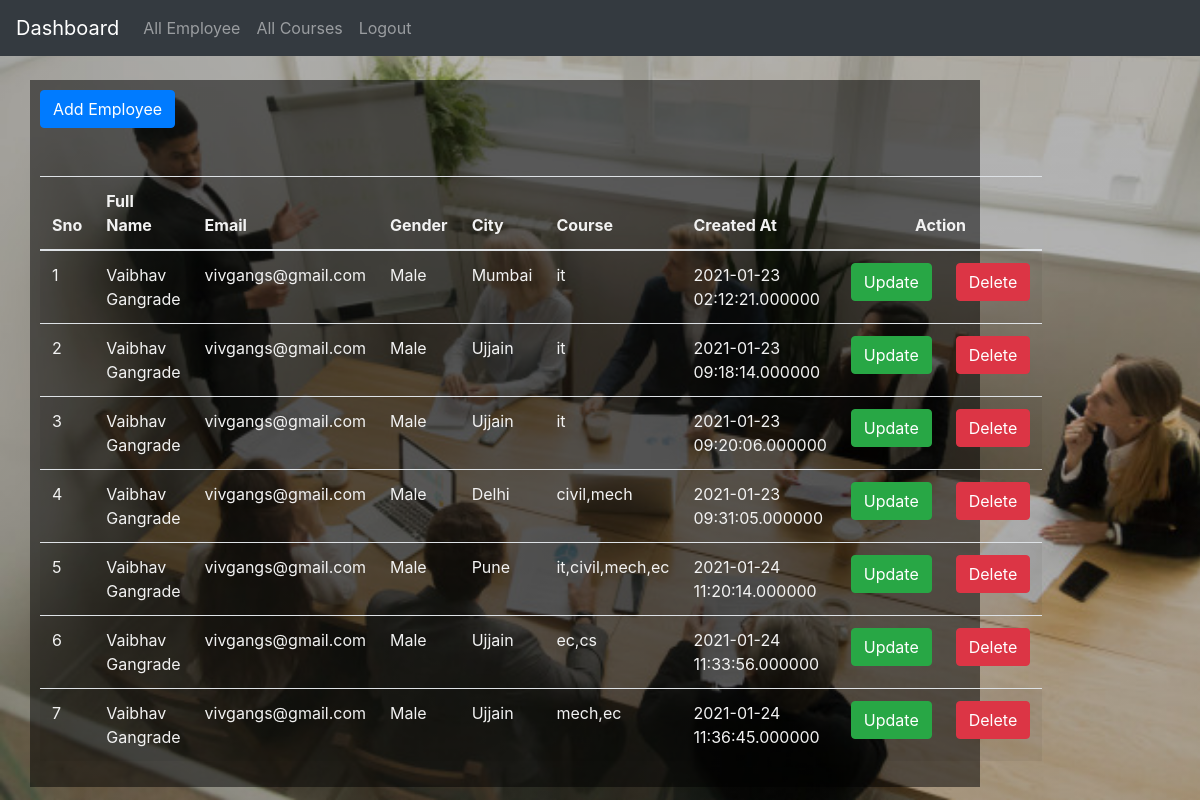
Screenshot of /all_employee.php with the database file from the repository.
### tables this page shows
CREATE TABLE `registration` (
  `id` int(11) NOT NULL,
  `fullname` varchar(200) NOT NULL,
  `email` varchar(100) NOT NULL,
  `pwd` varchar(255) NOT NULL,
  `gender` varchar(15) NOT NULL,
  `city` varchar(100) NOT NULL,
  `course` varchar(255) NOT NULL,
  `is_admin` tinyint(1) NOT NULL DEFAULT '0',
  `created_at` datetime(6) NOT NULL,
  `updated_at` datetime(6) NOT NULL,
  `is_active` tinyint(1) NOT NULL DEFAULT '0'
);

### all_employee.php (the view, shortened to what this page needs)
<?php require_once('config/config.php'); ?>
<?php include('inc/header.php'); ?>
<div class="row">
	<div class="col-md-10" style="background-color: rgba(0,0,0,0.5);padding: 10px;">
		<a href="add_employee.php" class="btn btn-primary pull-right mb-5">Add Employee</a>
		<table class="table table-striped">
    <thead>
      <tr>
        <th>Sno</th>
        <th>Full Name</th>
        <th>Email</th>
        <th>Gender</th>
        <th>City</th>
        <th>Course</th>
        <th>Created At</th>
        <th colspan="2" style="text-align: center;">Action</th>
      </tr>
    </thead>
    <tbody id="response_data">
        <?php
    	$get_all_employee = "SELECT * FROM registration WHERE is_admin!=1";
    	$res = mysqli_query($conn,$get_all_employee);
    	if(mysqli_num_rows($res) > 0){
    		$sno=1;
    		while ($rs = mysqli_fetch_assoc($res)) { ?>
    			<tr id="response_data<?php echo $rs['id']; ?>">
			        <td><?php echo $sno; ?></td>
			        <td><?php echo $rs['fullname']; ?></td>
			        <td><?php echo $rs['email']; ?></td>
			        <td><?php echo $rs['gender']; ?></td>
			        <td><?php echo $rs['city']; ?></td>
			        <td><?php echo $rs['course']; ?></td>
			        <td><?php echo $rs['created_at']; ?></td>
                    <td><a href="update_data.php?id=<?php echo $rs['id']; ?>" class="btn btn-success">Update</a></td>
                    <td><button id="delete_btn<?php echo $rs['id']; ?>" class="btn btn-danger" onclick="return del(<?php echo $rs['id']; ?>);">Delete</button></td>
      			</tr>
    		<?php $sno++; }
    	}
    	?>
    </tbody>
  </table>
	</div>
</div>
<?php include('inc/footer.php'); ?>

### inc/header.php (shortened to what this page needs)
<!DOCTYPE html>
<html lang="en">
<head>
  <link rel="stylesheet" href="https://maxcdn.bootstrapcdn.com/bootstrap/4.5.2/css/bootstrap.min.css">
  <link rel="stylesheet" type="text/css" href="css/style.css">
</head>
<body>
	<nav class="navbar navbar-expand-md bg-dark navbar-dark">
  <a class="navbar-brand" href="dashboard.php">Dashboard</a>
  <div class="collapse navbar-collapse" id="collapsibleNavbar">
    <ul class="navbar-nav">
      <li class="nav-item">
        <a class="nav-link" href="all_employee.php">All Employee</a>
      </li>
      <li class="nav-item">
        <a class="nav-link" href="#">All Courses</a>
      </li>
      <li class="nav-item">
        <a class="nav-link" href="logout.php">Logout</a>
      </li>
    </ul>
  </div>
</nav>
<br>
<div class="container">

### inc/footer.php
</div>
</body>
</html>

### css/style.css (style rules this page uses)
body { background:linear-gradient(0deg, rgba(1, 1, 1, 0.3), rgba(0, 0, 0, 0.3)), url('../img/dashboard-bg.jpg'); background-size: cover; background-repeat: no-repeat; width: 100%; height: 100vh; }
th,tr,td { color:#f2f2f2; }

### rows the page displays
registration: fullname "Vaibhav Gangrade", email "vivgangs@gmail.com", gender "Male", city "Mumbai", course "it", created_at "2021-01-23 02:12:21.000000"
registration: fullname "Vaibhav Gangrade", email "vivgangs@gmail.com", gender "Male", city "Ujjain", course "it", created_at "2021-01-23 09:18:14.000000"
registration: fullname "Vaibhav Gangrade", email "vivgangs@gmail.com", gender "Male", city "Ujjain", course "it", created_at "2021-01-23 09:20:06.000000"
registration: fullname "Vaibhav Gangrade", email "vivgangs@gmail.com", gender "Male", city "Delhi", course "civil,mech", created_at "2021-01-23 09:31:05.000000"
registration: fullname "Vaibhav Gangrade", email "vivgangs@gmail.com", gender "Male", city "Pune", course "it,civil,mech,ec", created_at "2021-01-24 11:20:14.000000"
registration: fullname "Vaibhav Gangrade", email "vivgangs@gmail.com", gender "Male", city "Ujjain", course "ec,cs", created_at "2021-01-24 11:33:56.000000"
registration: fullname "Vaibhav Gangrade", email "vivgangs@gmail.com", gender "Male", city "Ujjain", course "mech,ec", created_at "2021-01-24 11:36:45.000000"
